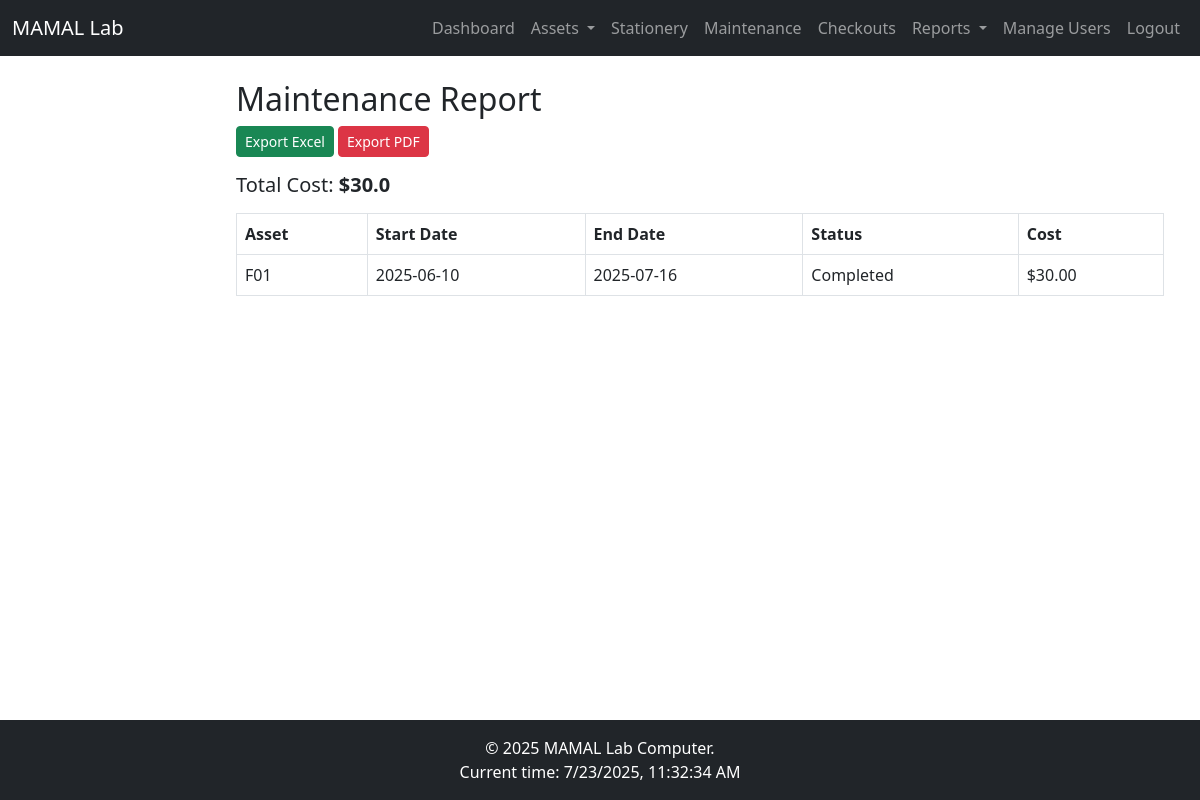
The app's page /reports/maintenance (signed in) with its own data.
### app/models.py (models this page shows, shortened)
class Maintenance(db.Model):
    id = db.Column(db.Integer, primary_key=True)
    asset_id = db.Column(db.Integer, db.ForeignKey('asset.id'))
    start_date = db.Column(db.DateTime, default=datetime.utcnow)
    end_date = db.Column(db.DateTime)
    description = db.Column(db.Text)
    cost = db.Column(db.Float)
    technician = db.Column(db.String(100))
    status = db.Column(db.String(20), default='Pending')

class Asset(db.Model):
    id = db.Column(db.Integer, primary_key=True)
    name = db.Column(db.String(100), nullable=False)
    serial_number = db.Column(db.String(50), unique=True, nullable=False)
    asset_type = db.Column(db.String(50), nullable=False)
    purchase_date = db.Column(db.Date)
    purchase_cost = db.Column(db.Float)
    location = db.Column(db.String(50))
    status = db.Column(db.String(20), default='Available')
    condition = db.Column(db.String(100))
    notes = db.Column(db.Text)
    qr_code = db.Column(db.String(100))
    last_updated = db.Column(db.DateTime, default=datetime.utcnow)
    maintenance = db.relationship('Maintenance', backref='asset', lazy='dynamic')
    checkouts = db.relationship('Checkout', backref='asset', lazy='dynamic')

### app/reports/routes.py (the view)
@bp.route('/maintenance')
@login_required
def maintenance_report():
    maintenance = Maintenance.query.order_by(Maintenance.start_date.desc()).all()
    total_cost = sum(m.cost for m in maintenance if m.cost)
    return render_template('reports/maintenance_report.html',
                         maintenance=maintenance,
                         total_cost=total_cost)

### app/models.py (called while the page is built)
@login.user_loader
def load_user(id):
    return User.query.get(int(id))

### app/templates/reports/maintenance_report.html (shortened to what this page needs)
{% extends 'layouts/base.html' %}
{% block content %}
<div class="container mt-4">
    <h2>Maintenance Report</h2>
    <a href="{{ url_for('reports.export_report', report_type='maintenance', format='excel') }}" class="btn btn-success btn-sm">Export Excel</a>
    <a href="{{ url_for('reports.export_report', report_type='maintenance', format='pdf') }}" class="btn btn-danger btn-sm">Export PDF</a>
    <h5 class="mt-3">Total Cost: <strong>${{ total_cost }}</strong></h5>
    <table class="table table-bordered mt-3">
        <thead><tr><th>Asset</th><th>Start Date</th><th>End Date</th><th>Status</th><th>Cost</th></tr></thead>
        <tbody>
            {% for m in maintenance %}
                <tr>
                    <td>{{ m.asset.name }}</td>
                    <td>{{ m.start_date.strftime('%Y-%m-%d') }}</td>
                    <td>{{ m.end_date.strftime('%Y-%m-%d') if m.end_date else 'Ongoing' }}</td>
                    <td>{{ m.status }}</td>
                    <td>${{ '%.2f'|format(m.cost) if m.cost else 'N/A' }}</td>
                </tr>
            {% endfor %}
        </tbody>
    </table>
</div>
{% endblock %}

### records on screen
Maintenance: asset.name "F01", start_date "2025-06-10", end_date "2025-07-16", status "Completed", cost "30.00"

### other values on screen
{{ total_cost }} "30.0"
